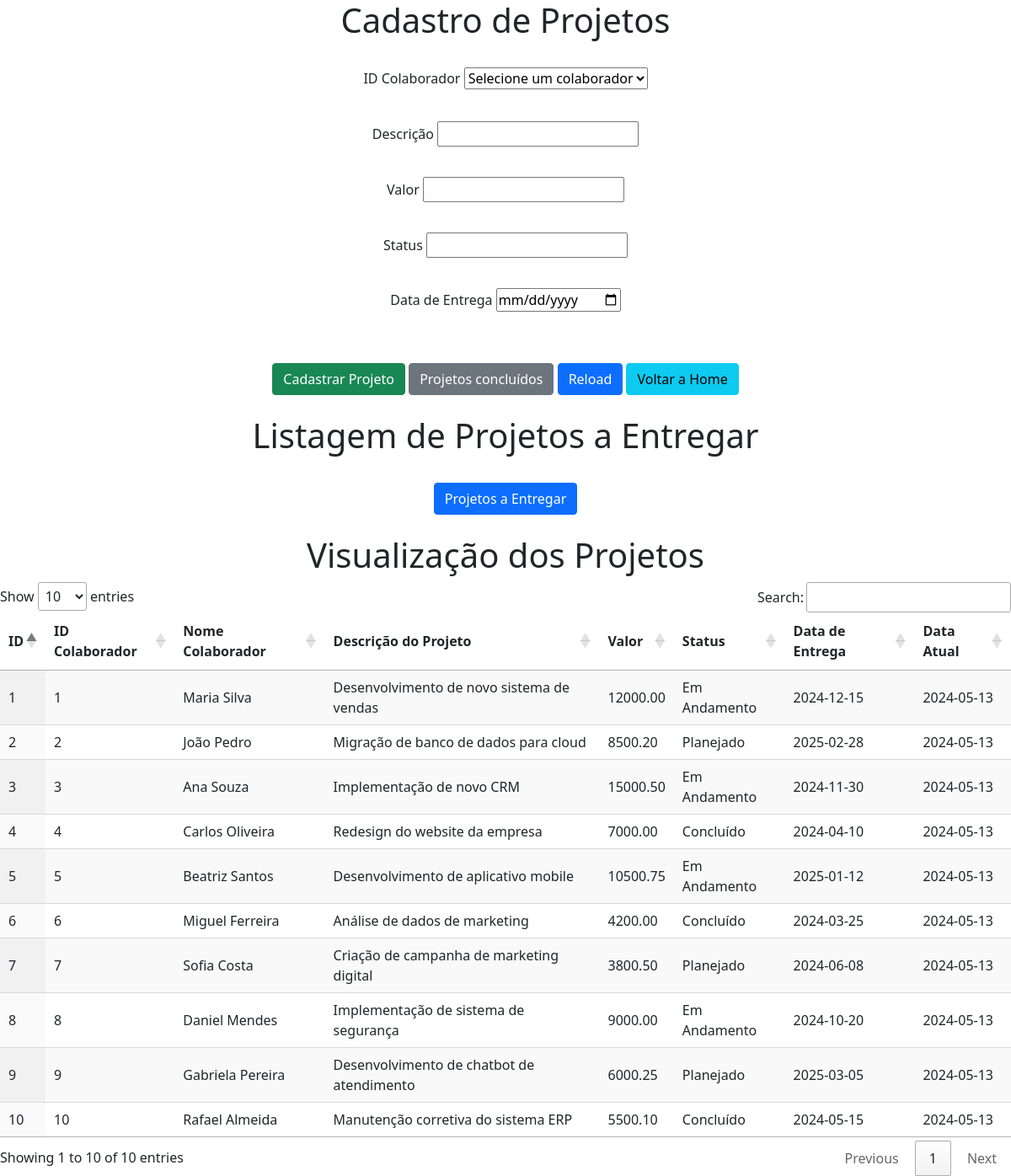
The page /controllers/project.php on the database its author committed.
### tables this page shows
CREATE TABLE `projects` (
  `id` int(11) NOT NULL,
  `id_employees` int(11) NOT NULL,
  `description` varchar(255) NOT NULL,
  `value` decimal(10,2) NOT NULL,
  `status` varchar(255) NOT NULL,
  `delivery_date` date NOT NULL,
  `created_date` timestamp NOT NULL DEFAULT current_timestamp()
);

CREATE TABLE `employees` (
  `id` int(11) NOT NULL,
  `name` varchar(255) NOT NULL,
  `age` int(11) NOT NULL,
  `job` varchar(255) NOT NULL,
  `salary` decimal(10,2) NOT NULL,
  `admission_date` date NOT NULL
);

### functions/functions.php (called while the page is built, shortened)
<?php
require_once '../bdd.php';
function searchProjectData()
{
  global $db;
  try {
    $sql = 'SELECT p.id, p.id_employees, e.name AS employee_name, p.description, p.value, p.status, p.delivery_date, DATE_FORMAT(p.created_date, "%Y-%m-%d") AS created_date
        FROM projects p
        INNER JOIN employees e ON p.id_employees = e.id';
    $stmt = $db->query($sql);
    $projects = $stmt->fetchAll(PDO::FETCH_ASSOC);
    return $projects;
  } catch (PDOException $e) {
    echo "Erro ao buscar projetos: " . $e->getMessage();
    return false;
  }
}

### controllers/project.php (the view, shortened to what this page needs)
<?php
require_once '../functions/functions.php';
$projects = searchProjectData();
?>
<!DOCTYPE html>
<html lang="pt-br">
<head>
<link rel="stylesheet" href="../assets/css/style.css">
  <link rel="stylesheet" href="https://cdn.jsdelivr.net/npm/bootstrap@5.1.3/dist/css/bootstrap.min.css">
  <link href="https://cdn.datatables.net/1.11.5/css/jquery.dataTables.min.css" rel="stylesheet">
</head>
<body>
<section class="text-center">
  <h1>Cadastro de Projetos</h1><br>
  <form method="post">
  <section class="form-section text-left">
    <div>
        <label for="id_employees">ID Colaborador</label>
        <select id="id_employees" name="id_employees" required>
            <option value="">Selecione um colaborador</option>
        </select>
    </div>
    <br>
    <div>
        <label for="descricao">Descrição</label>
        <input type="text" id="descricao" name="descricao" required>
    </div>
    <br>
    <div>
        <label for="valor">Valor</label>
        <input type="text" id="valor" name="valor" required>
    </div>
    <br>
    <div>
        <label for="status">Status</label>
        <input type="text" id="status" name="status" required>
    </div>
    <br>
    <div>
        <label for="data_entrega">Data de Entrega</label>
        <input type="date" id="data_entrega" name="data_entrega" required>
    </div>
    <br>
</section><br>
    <input type="submit" class="btn btn-success" value="Cadastrar Projeto">
    <button type="button" class="btn btn-secondary" id="completed_projects_button">Projetos concluídos</button>
    <button type="button" id="reloadButton" class="btn btn-primary">Reload</button>
    <a href="../index.php" class="btn btn-info">Voltar a Home</a>
    <section class="text-center">
        <br><h1 class="text-center">Listagem de Projetos a Entregar</h1><br>
        <button type="button" class="btn btn-primary"id="projects_to_deliver_button">Projetos a Entregar</button>
    </section>
  </form>
</section class="text-center">
<section class="tblDataProject">
<div class="">
    <br><h1 class="text-center">Visualização dos Projetos</h1>
    <table id="tabelaProjetos" class="display">
      <thead>
        <tr>
          <th>ID</th>
          <th>ID Colaborador</th>
          <th>Nome Colaborador</th>
          <th>Descrição do Projeto</th>
          <th>Valor</th>
          <th>Status</th>
          <th>Data de Entrega</th>
          <th>Data Atual</th>
        </tr>
      </thead>
      <tbody>
        <?php foreach ($projects as $project) : ?>
          <tr>
          <td><?php echo $project['id']; ?></td>
            <td><?php echo isset($project['id_employees']) ? $project['id_employees'] : ''; ?></td>
            <td><?php echo $project['employee_name']; ?></td>
            <td><?php echo isset($project['description']) ? $project['description'] : ''; ?></td>
            <td><?php echo isset($project['value']) ? $project['value'] : ''; ?></td>
            <td><?php echo isset($project['status']) ? $project['status'] : ''; ?></td>
            <td><?php echo isset($project['delivery_date']) ? $project['delivery_date'] : ''; ?></td>
            <td><?php echo isset($project['created_date']) ? $project['created_date'] : ''; ?></td>
          </tr>
        <?php endforeach; ?>
      </tbody>
    </table>
  </div>
  </section>
</body>
</html>

### assets/css/style.css (style rules this page uses)
.form-section { display: inline; flex-direction: column; align-items: flex-start; width: 300px; }
.form-section div { margin-bottom: 10px; }
.form-section label { margin-bottom: 5px; }

### rows shown on the page
projects: id "1", id_employees "1", id_employees.name "Maria Silva", description "Desenvolvimento de novo sistema de vendas", value "12000.00", status "Em Andamento", delivery_date "2024-12-15", created_date "2024-05-13"
projects: id "2", id_employees "2", id_employees.name "João Pedro", description "Migração de banco de dados para cloud", value "8500.20", status "Planejado", delivery_date "2025-02-28", created_date "2024-05-13"
projects: id "3", id_employees "3", id_employees.name "Ana Souza", description "Implementação de novo CRM", value "15000.50", status "Em Andamento", delivery_date "2024-11-30", created_date "2024-05-13"
projects: id "4", id_employees "4", id_employees.name "Carlos Oliveira", description "Redesign do website da empresa", value "7000.00", status "Concluído", delivery_date "2024-04-10", created_date "2024-05-13"
projects: id "5", id_employees "5", id_employees.name "Beatriz Santos", description "Desenvolvimento de aplicativo mobile", value "10500.75", status "Em Andamento", delivery_date "2025-01-12", created_date "2024-05-13"
projects: id "6", id_employees "6", id_employees.name "Miguel Ferreira", description "Análise de dados de marketing", value "4200.00", status "Concluído", delivery_date "2024-03-25", created_date "2024-05-13"
projects: id "7", id_employees "7", id_employees.name "Sofia Costa", description "Criação de campanha de marketing digital", value "3800.50", status "Planejado", delivery_date "2024-06-08", created_date "2024-05-13"
projects: id "8", id_employees "8", id_employees.name "Daniel Mendes", description "Implementação de sistema de segurança", value "9000.00", status "Em Andamento", delivery_date "2024-10-20", created_date "2024-05-13"
projects: id "9", id_employees "9", id_employees.name "Gabriela Pereira", description "Desenvolvimento de chatbot de atendimento", value "6000.25", status "Planejado", delivery_date "2025-03-05", created_date "2024-05-13"
projects: id "10", id_employees "10", id_employees.name "Rafael Almeida", description "Manutenção corretiva do sistema ERP", value "5500.10", status "Concluído", delivery_date "2024-05-15", created_date "2024-05-13"
